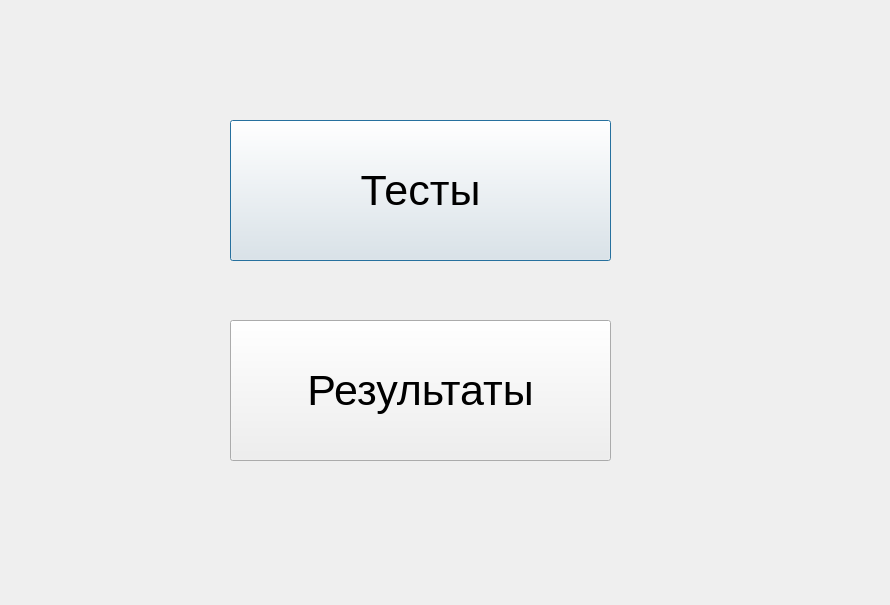
<?xml version="1.0" encoding="UTF-8"?>
<ui version="4.0">
 <class>Dialog</class>
 <widget class="QDialog" name="Dialog">
  <property name="geometry">
   <rect>
    <x>0</x>
    <y>0</y>
    <width>890</width>
    <height>605</height>
   </rect>
  </property>
  <property name="windowTitle">
   <string>Dialog</string>
  </property>
  <widget class="QPushButton" name="test">
   <property name="geometry">
    <rect>
     <x>230</x>
     <y>120</y>
     <width>381</width>
     <height>141</height>
    </rect>
   </property>
   <property name="font">
    <font>
     <pointsize>32</pointsize>
    </font>
   </property>
   <property name="text">
    <string>Тесты</string>
   </property>
  </widget>
  <widget class="QPushButton" name="result">
   <property name="geometry">
    <rect>
     <x>230</x>
     <y>320</y>
     <width>381</width>
     <height>141</height>
    </rect>
   </property>
   <property name="font">
    <font>
     <pointsize>32</pointsize>
    </font>
   </property>
   <property name="text">
    <string>Результаты</string>
   </property>
  </widget>
 </widget>
 <resources/>
 <connections/>
</ui>
